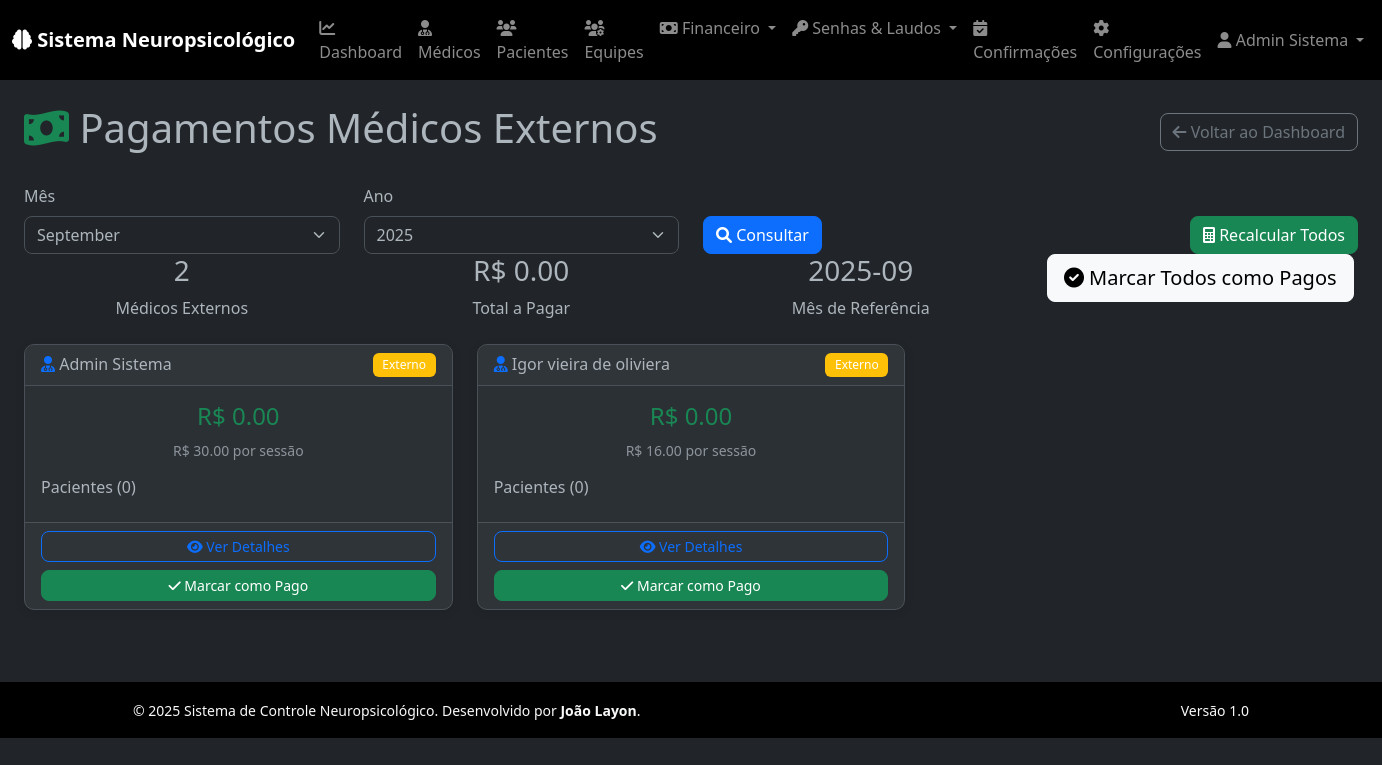
The page /relatorios/pagamentos_medicos (signed in) on the database its author committed.
### tables this page shows
CREATE TABLE medicos (
                id INTEGER PRIMARY KEY AUTOINCREMENT,
                nome TEXT NOT NULL,
                email TEXT UNIQUE NOT NULL,
                senha TEXT NOT NULL,
                tipo TEXT NOT NULL DEFAULT 'medico',
                equipe_id INTEGER,
                valor_sessao REAL DEFAULT 30.00,
                ativo INTEGER DEFAULT 1,
                data_criacao DATETIME DEFAULT CURRENT_TIMESTAMP,
                FOREIGN KEY (equipe_id) REFERENCES equipes (id)
            );

### routes/relatorios.py (the view)
@relatorios_bp.route('/pagamentos_medicos')
def pagamentos_medicos():
    if 'user_id' not in session or session.get('user_type') != 'admin':
        return redirect(url_for('auth.login'))
    mes = request.args.get('mes', datetime.now().month)
    ano = request.args.get('ano', datetime.now().year)
    medico_id = request.args.get('medico_id')
    try:
        mes, ano = int(mes), int(ano)
    except:
        mes, ano = datetime.now().month, datetime.now().year
    mes_referencia = f"{ano}-{mes:02d}"
    from medico_pagamento import calcular_pagamentos_todos_medicos, calcular_pagamento_medico_mensal, obter_historico_pagamento_medico
    if medico_id:
        detalhes_medico = calcular_pagamento_medico_mensal(int(medico_id), mes_referencia)
        historico = obter_historico_pagamento_medico(int(medico_id), 6)
        return render_template('relatorios/pagamentos_medico_detalhes.html',
                             detalhes=detalhes_medico,
                             historico=historico,
                             mes=mes, ano=ano)
    else:
        pagamentos_gerais = calcular_pagamentos_todos_medicos(mes_referencia)
        return render_template('relatorios/pagamentos_medicos.html',
                             pagamentos=pagamentos_gerais,
                             mes=mes, ano=ano, calendar=calendar)

### app.py (called while the page is built)
@app.context_processor
def inject_user():
    user_theme = 'dark'  # default
    if 'user_id' in session:
        try:
            from database import get_db_connection
            with get_db_connection() as conn:
                cursor = conn.cursor()
                cursor.execute('SELECT tema FROM preferencias_usuario WHERE user_id = ?', (session['user_id'],))
                pref = cursor.fetchone()
                user_theme = pref['tema'] if pref else 'dark'
        except Exception as e:
            logging.warning(f"Could not load user theme preference: {e}")
            pass
    return {
        'user_id': session.get('user_id'),
        'user_type': session.get('user_type'),
        'user_name': session.get('user_name'),
        'equipe_id': session.get('equipe_id'),
        'user_theme': user_theme
    }

### database.py (called while the page is built)
@contextmanager
def get_db_connection():
    conn = None
    try:
        conn = sqlite3.connect(DATABASE_PATH)
        conn.row_factory = sqlite3.Row  # This allows dict-like access to rows
        yield conn
    except Exception as e:
        if conn:
            conn.rollback()
        logging.error(f"Database error: {e}")
        raise
    finally:
        if conn:
            conn.close()

### templates/relatorios/pagamentos_medicos.html (shortened to what this page needs)
{% extends "base.html" %}
{% block content %}
<div class="container-fluid">
    <div class="d-flex justify-content-between align-items-center mb-4">
        <h1><i class="fas fa-money-bill-wave text-success"></i> Pagamentos Médicos Externos</h1>
        <a href="{{ url_for('relatorios.admin_dashboard') }}" class="btn btn-outline-secondary">
            <i class="fas fa-arrow-left"></i> Voltar ao Dashboard
        </a>
    </div>
    <div class="month-selector">
        <form method="GET" class="row align-items-end">
            <div class="col-md-3">
                <label for="mes" class="form-label">Mês</label>
                <select name="mes" id="mes" class="form-select">
                    {% for i in range(1, 13) %}
                    <option value="{{ i }}" {% if i == mes %}selected{% endif %}>
                        {{ calendar.month_name[i] }}
                    </option>
                    {% endfor %}
                </select>
            </div>
            <div class="col-md-3">
                <label for="ano" class="form-label">Ano</label>
                <select name="ano" id="ano" class="form-select">
                    {% for y in range(2024, 2027) %}
                    <option value="{{ y }}" {% if y == ano %}selected{% endif %}>{{ y }}</option>
                    {% endfor %}
                </select>
            </div>
            <div class="col-md-3">
                <button type="submit" class="btn btn-primary">
                    <i class="fas fa-search"></i> Consultar
                </button>
            </div>
            <div class="col-md-3 text-end">
                <button type="button" class="btn btn-success" onclick="calcularTodos()">
                    <i class="fas fa-calculator"></i> Recalcular Todos
                </button>
            </div>
        </form>
    </div>
    <div class="row mb-4">
        <div class="col-12">
            <div class="payment-card">
                <div class="card-body text-center">
                    <div class="row">
                        <div class="col-md-3">
                            <h3>{{ pagamentos.total_medicos }}</h3>
                            <p class="mb-0">Médicos Externos</p>
                        </div>
                        <div class="col-md-3">
                            <h3>R$ {{ "%.2f"|format(pagamentos.total_geral) }}</h3>
                            <p class="mb-0">Total a Pagar</p>
                        </div>
                        <div class="col-md-3">
                            <h3>{{ pagamentos.mes_referencia }}</h3>
                            <p class="mb-0">Mês de Referência</p>
                        </div>
                        <div class="col-md-3">
                            <button class="btn btn-light btn-lg" onclick="marcarTodosPagos()">
                                <i class="fas fa-check-circle"></i> Marcar Todos como Pagos
                            </button>
                        </div>
                    </div>
                </div>
            </div>
        </div>
    </div>
    <div class="row">
        {% for medico in pagamentos.pagamentos_individuais %}
        <div class="col-md-6 col-lg-4 mb-4">
            <div class="doctor-card card h-100">
                <div class="card-header d-flex justify-content-between align-items-center">
                    <h6 class="mb-0">
                        <i class="fas fa-user-md text-primary"></i>
                        {{ medico.medico_nome }}
                    </h6>
                    {% if medico.is_externo %}
                        <span class="badge bg-warning">Externo</span>
                    {% endif %}
                </div>
                <div class="card-body">
                    <div class="text-center mb-3">
                        <h4 class="text-success">R$ {{ "%.2f"|format(medico.pagamento_total) }}</h4>
                        <small class="text-muted">
                            R$ {{ "%.2f"|format(medico.valor_sessao) }} por sessão
                        </small>
                    </div>
                    <h6>Pacientes ({{ medico.total_pacientes }})</h6>
                </div>
                <div class="card-footer">
                    <div class="d-grid gap-2">
                        <a href="{{ url_for('relatorios.pagamentos_medicos', medico_id=medico.medico_id, mes=mes, ano=ano) }}"
                           class="btn btn-outline-primary btn-sm">
                            <i class="fas fa-eye"></i> Ver Detalhes
                        </a>
                        <button class="btn btn-success btn-sm"
                                onclick="marcarPago({{ medico.medico_id }}, '{{ pagamentos.mes_referencia }}')">
                            <i class="fas fa-check"></i> Marcar como Pago
                        </button>
                    </div>
                </div>
            </div>
        </div>
        {% endfor %}
    </div>
</div>
{% endblock %}

### templates/base.html (shortened to what this page needs)
<!DOCTYPE html>
<html lang="pt-BR" data-bs-theme="{{ user_theme or 'dark' }}">
<head>
    <link href="https://cdn.jsdelivr.net/npm/bootstrap@5.3.0/dist/css/bootstrap.min.css" rel="stylesheet">
    <link href="https://cdnjs.cloudflare.com/ajax/libs/font-awesome/6.0.0/css/all.min.css" rel="stylesheet">
    <link href="{{ url_for('static', filename='css/themes.css') }}" rel="stylesheet">
    <link href="{{ url_for('static', filename='css/styles.css') }}" rel="stylesheet">
</head>
<body>
    {% if user_id %}
    <nav class="navbar navbar-expand-lg navbar-dark bg-dark">
        <div class="container-fluid">
            <a class="navbar-brand" href="{{ url_for('index') }}">
                <i class="fas fa-brain"></i> Sistema Neuropsicológico
            </a>
            <div class="collapse navbar-collapse" id="navbarNav">
                <ul class="navbar-nav me-auto">
                    {% if user_type == 'admin' %}
                        <li class="nav-item">
                            <a class="nav-link" href="{{ url_for('admin.dashboard') }}">
                                <i class="fas fa-chart-line"></i> Dashboard
                            </a>
                        </li>
                        <li class="nav-item">
                            <a class="nav-link" href="{{ url_for('admin.medicos') }}">
                                <i class="fas fa-user-md"></i> Médicos
                            </a>
                        </li>
                        <li class="nav-item">
                            <a class="nav-link" href="{{ url_for('admin.pacientes') }}">
                                <i class="fas fa-users"></i> Pacientes
                            </a>
                        </li>
                        <li class="nav-item">
                            <a class="nav-link" href="{{ url_for('admin.equipes') }}">
                                <i class="fas fa-users-cog"></i> Equipes
                            </a>
                        </li>
                        <li class="nav-item dropdown">
                            <a class="nav-link dropdown-toggle" href="#" role="button" data-bs-toggle="dropdown">
                                <i class="fas fa-money-bill"></i> Financeiro
                            </a>
                        </li>
                        <li class="nav-item dropdown">
                            <a class="nav-link dropdown-toggle" href="#" role="button" data-bs-toggle="dropdown">
                                <i class="fas fa-key"></i> Senhas & Laudos
                            </a>
                        </li>
                        <li class="nav-item">
                            <a class="nav-link" href="{{ url_for('admin.confirmacoes_consulta') }}">
                                <i class="fas fa-calendar-check"></i> Confirmações
                            </a>
                        </li>
                        <li class="nav-item">
                            <a class="nav-link" href="{{ url_for('admin.configuracoes') }}">
                                <i class="fas fa-cog"></i> Configurações
                            </a>
                        </li>
                    {% elif user_type == 'paciente' %}
                        <li class="nav-item">
                            <a class="nav-link" href="{{ url_for('paciente.dashboard') }}">
                                <i class="fas fa-user"></i> Meu Perfil
                            </a>
                        </li>
                    {% endif %}
                </ul>
                <ul class="navbar-nav">
                    <li class="nav-item dropdown">
                        <a class="nav-link dropdown-toggle" href="#" role="button" data-bs-toggle="dropdown">
                            <i class="fas fa-user"></i> {{ user_name }}
                        </a>
                    </li>
                </ul>
            </div>
        </div>
    </nav>
    {% endif %}
    <main class="container-fluid mt-4">
        {% block content %}{% endblock %}
    </main>
    <footer class="bg-dark text-light py-3 mt-5">
        <div class="container">
            <div class="row">
                <div class="col-md-8">
                    <small>&copy; 2025 Sistema de Controle Neuropsicológico. Desenvolvido por <strong>João Layon</strong>.</small>
                </div>
                <div class="col-md-4 text-end">
                    <small>Versão 1.0</small>
                </div>
            </div>
        </div>
    </footer>
</body>
</html>

### static/css/themes.css (style rules this page uses)
[data-bs-theme="dark"] { --bs-bg-opacity: 1; color: #adb5bd; background-color: #212529; }
[data-bs-theme="dark"] .navbar-dark { background-color: #000; }
[data-bs-theme="dark"] .card { background-color: #2b3035; border-color: #495057; }
[data-bs-theme="dark"] .bg-dark { background-color: #000 !important; }
[data-bs-theme="dark"] .text-light { color: #f8f9fa !important; }
body, .card, .navbar, .table, .alert, .btn, .form-control, .form-select { transition: background-color 0.3s ease, color 0.3s ease, border-color 0.3s ease; }
.card-header { border-bottom: 1px solid var(--bs-border-color); }
.navbar-brand { font-weight: 600; }
.btn { border-radius: 0.375rem; }
.text-primary { color: #0d6efd !important; }
.text-success { color: #198754 !important; }
.badge { font-weight: 500; }

### static/css/styles.css (style rules this page uses)
body { font-family: 'Segoe UI', Tahoma, Geneva, Verdana, sans-serif; }
.navbar-brand { font-weight: 600; }
.navbar-nav .nav-link { font-weight: 500; transition: color 0.3s ease; }
.card { border-radius: 10px; box-shadow: 0 2px 10px rgba(0, 0, 0, 0.1); transition: transform 0.2s ease, box-shadow 0.2s ease; }
.card-header { border-radius: 10px 10px 0 0 !important; font-weight: 600; }
.btn { border-radius: 8px; font-weight: 500; transition: all 0.3s ease; }
.badge { font-weight: 500; padding: 0.5em 0.8em; }
.form-control, .form-select { border-radius: 8px; border: 1px solid var(--bs-border-color); transition: border-color 0.3s ease, box-shadow 0.3s ease; }

### rows shown on the page
medicos: nome "Admin Sistema", medico_nome "Admin Sistema", pagamento_total "0.00", valor_sessao "30.00", total_pacientes "0"
medicos: medico_nome "Igor vieira de oliviera", pagamento_total "0.00", valor_sessao "16.00", total_pacientes "0"

### other values the page prints
{{ pagamentos.total_medicos }} "2"
{{ "%.2f"|format(pagamentos.total_geral) }} "0.00"
{{ pagamentos.mes_referencia }} "2025-09"
form field mes "September"
form field ano "2025"
